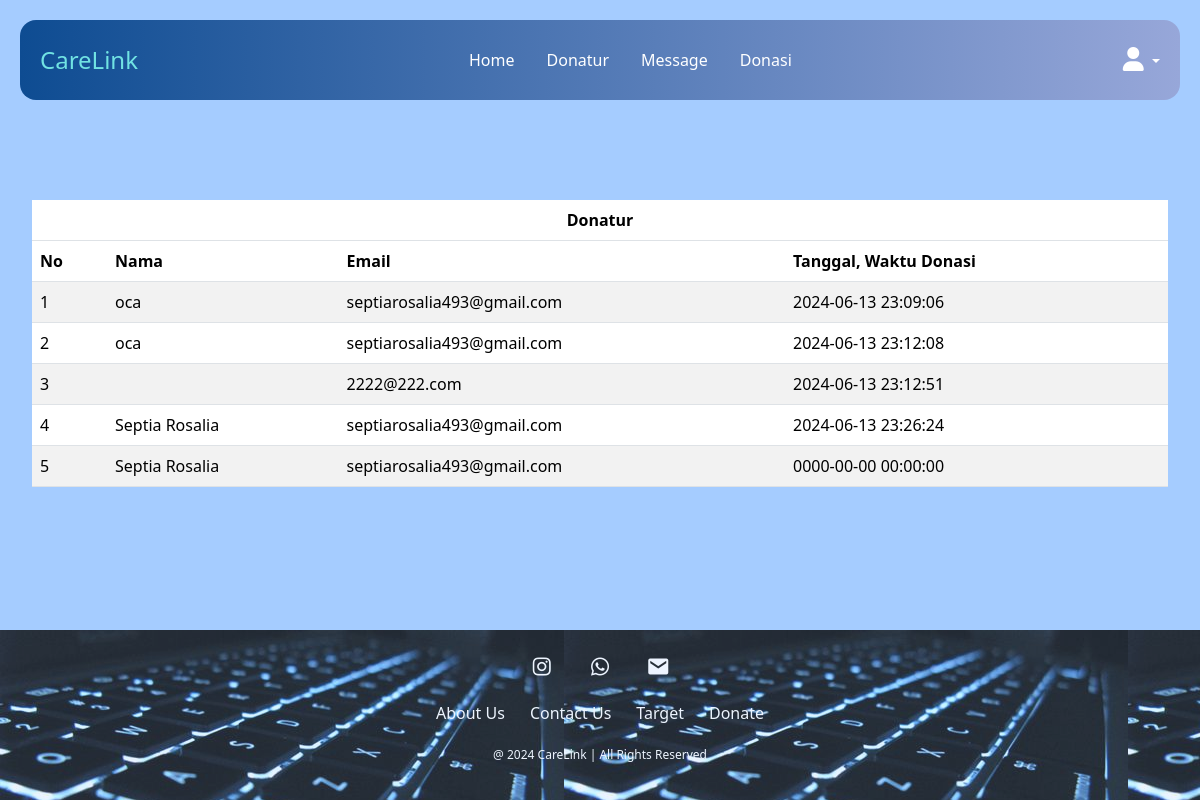
/User/Admin/donatur.php, run on the app's committed database.
### tables this page shows
CREATE TABLE `donasi` (
  `id` int(11) NOT NULL,
  `name` varchar(50) DEFAULT NULL,
  `status` varchar(50) NOT NULL,
  `date_time` datetime NOT NULL,
  `jumlah_donasi` double NOT NULL,
  `target_donasi` varchar(255) NOT NULL,
  `email` varchar(100) DEFAULT NULL,
  `notes` varchar(255) DEFAULT NULL,
  `validation_status` varchar(20) DEFAULT 'pending',
  `file_path` varchar(255) DEFAULT NULL
);

### User/Admin/donatur.php (the view, shortened to what this page needs)
<!DOCTYPE html>
<html lang="en">
<head>
  <link href="https://cdn.jsdelivr.net/npm/bootstrap@5.3.3/dist/css/bootstrap.min.css" rel="stylesheet">
  <link href="style-contact-us.css" rel="stylesheet">
  <link href="style.css" rel="stylesheet">
  <link href="style(1).css" rel="stylesheet">
  <link href='https://unpkg.com/boxicons@2.1.4/css/boxicons.min.css' rel='stylesheet'>
  <link rel="stylesheet" href="https://cdnjs.cloudflare.com/ajax/libs/font-awesome/6.0.0-beta3/css/all.min.css">
</head>
<body>
    <nav class="navbar navbar-expand-lg fixed-top">
        <div class="container-fluid">
            <a class="navbar-brand" href="#">CareLink</a>
            <div class="offcanvas offcanvas-end" tabindex="-1" id="offcanvasNavbar" aria-labelledby="offcanvasNavbarLabel">
                <div class="offcanvas-body d-flex justify-content-between align-items-center">
                    <ul class="navbar-nav justify-content-center flex-grow-1 pe-3">
                        <li class="nav-item">
                            <a class="nav-link mx-lg-2" aria-current="page" href="dashboard.php">Home</a>
                        </li>
                        <li class="nav-item">
                            <a class="nav-link mx-lg-2" href="About Us.html">Donatur</a>
                        </li>
                        <li class="nav-item">
                            <a class="nav-link mx-lg-2" href="message.php">Message</a>
                        </li>
                        <li class="nav-item">
                            <a class="nav-link mx-lg-2" href="dataAdmin.php">Donasi</a>
                        </li>
                    </ul>
                    <div class="dropdown">
                        <a class="nav-link mx-lg-2 dropdown-toggle" href="#" id="profileDropdown" role="button" data-bs-toggle="dropdown" aria-expanded="false">
                            <i class="fas fa-user"></i>
                        </a>
                    </div>
                </div>
            </div>
        </div>
    </nav>
    <div class="main-content">
        <div class="container-fluid" style="margin-top: 120px;">
            <div class="table-container">
                <table class="table table-striped">
                    <thead>
                        <tr>
                            <th colspan="8" class="text-center text-black table-heading">Donatur</th>
                        </tr>
                        <tr>
                        <th>No</th>
                        <th>Nama</th>
                        <th>Email</th>
                        <th>Tanggal, Waktu Donasi</th>
                        </tr>
                    </thead>
                    <tbody id="donationTableBody">
                        <?php
                        $servername = "localhost";
                        $username = "root";
                        $password = "";
                        $dbname = "carelink";
                        $conn = new mysqli($servername, $username, $password, $dbname);
                        $sql = "SELECT * FROM donasi;";
                        $result = $conn->query($sql);
                        $no = 1;
                        while($row = $result->fetch_assoc()) {
                            echo "<tr>
                                <td>".$no."</td>
                                <td>".$row["name"]."</td>
                                <td>".$row["email"]."</td>
                                <td>".$row["date_time"]."</td>
                            </tr>";
                            $no++;
                        }
                        ?>
                    </tbody>
                </table>
            </div>
        </div>
    </div>
<footer class="footer">
      <div class="social">
          <a href="https://www.instagram.com/septia_rosalia39?igsh=MXM0cjIwbHlla3pkdA%3D%3D&utm_source=qr"><i
                  class='bx bxl-instagram'></i></a>
          <a href="http://wa.me/82282126810"><i class='bx bxl-whatsapp'></i></a>
          <a href="mailto:septiarosalia493@gmail.com"><i class='bx bxs-envelope'></i></a>
      </div>
      <ul class="list">
          <li>
              <a href="about.html">About Us</a>
          </li>
          <li>
              <a href="Contact_Us.html">Contact Us</a>
          </li>
          <li>
              <a href="">Target</a>
          </li>
          <li>
            <a href="">Donate</a>
        </li>
      </ul>
      <p class="copyright">@ 2024 CareLink | All Rights Reserved</p>
    </footer>
</body>
</html>

### style-contact-us.css (style rules this page uses)
.navbar { background-image: linear-gradient(to right, #0e4c92, #97a7d9); height: 80px; margin: 20px; border-radius: 16px; }
.navbar-brand { font-weight: 500; color: rgb(113, 227, 227); font-size: 24px; transition: 0.3s color; padding: 0.5rem; }
.nav-link { color: rgb(255, 255, 255); font-weight: 500; position: relative; }
@media (min-width: 991px) { .nav-link::before { content: ""; position: absolute; bottom: -2px; left: 0; width: 0; height: 2px; background-color: darkslategrey; visibility: hidden; transition: width 0.3s ease-in-out; } }

### User/Admin/style.css (style rules this page uses)
.navbar-brand { font-weight: 500; color: rgb(113, 227, 227); font-size: 24px; transition: 0.3s color; padding: 0.5rem; }
.nav-link { color: rgb(255, 255, 255); font-weight: 500; position: relative; }
@media (min-width: 991px) { .nav-link::before { content: ""; position: absolute; bottom: -2px; left: 0; width: 0; height: 2px; background-color: darkslategrey; visibility: hidden; transition: width 0.3s ease-in-out; } }
.navbar .nav-link i.fas.fa-user { font-size: 1.5rem; color: #ffffff; }

### User/Admin/style(1).css (style rules this page uses)
.navbar { background-image: linear-gradient(to right, #0e4c92, #97a7d9); height: 80px; margin: 20px; border-radius: 16px; }
.navbar-brand { font-weight: 500; color: rgb(113, 227, 227); font-size: 24px; transition: 0.3s color; padding: 0.5rem; }
.nav-link { color: rgb(255, 255, 255); font-weight: 500; position: relative; }
@media (min-width: 991px) { .nav-link::before { content: ""; position: absolute; bottom: -2px; left: 0; width: 0; height: 2px; background-color: darkslategrey; visibility: hidden; transition: width 0.3s ease-in-out; } }
.navbar .nav-link i.fas.fa-user { font-size: 1.5rem; color: #ffffff; }
body { background-color: rgb(237, 237, 248); }

### User/Admin/donatur.php (style rules this page uses)
body { background-color: #A5CCFF; display: flex; flex-direction: column; min-height: 100vh; }
.main-content { padding: 20px; flex: 1; padding-top: 80px; }
.footer { background-image: url('background.jpg'); opacity: 80%; background-color: black; color: white; text-align: center; padding: 20px; display: flex; flex-direction: column; align-items: center; }
.footer .social a { color: white; margin: 0 15px; font-size: 24px; display: inline-block; margin-bottom: 15px; }
.footer ul { list-style: none; padding: 0; display: flex; justify-content: center; gap: 5px; }
.footer ul li { display: inline; }
.footer ul li a { color: white; text-decoration: none; padding: 5px 10px; margin-top: 20px; }
.footer p { margin-top: 5px; font-size: 12px; }

### data on the page
donasi: name "oca", email "septiarosalia493@gmail.com", date_time "2024-06-13 23:09:06"
donasi: name "oca", email "septiarosalia493@gmail.com", date_time "2024-06-13 23:12:08"
donasi: email "2222@222.com", date_time "2024-06-13 23:12:51"
donasi: name "Septia Rosalia", email "septiarosalia493@gmail.com", date_time "2024-06-13 23:26:24"
donasi: name "Septia Rosalia", email "septiarosalia493@gmail.com", date_time "0000-00-00 00:00:00"
